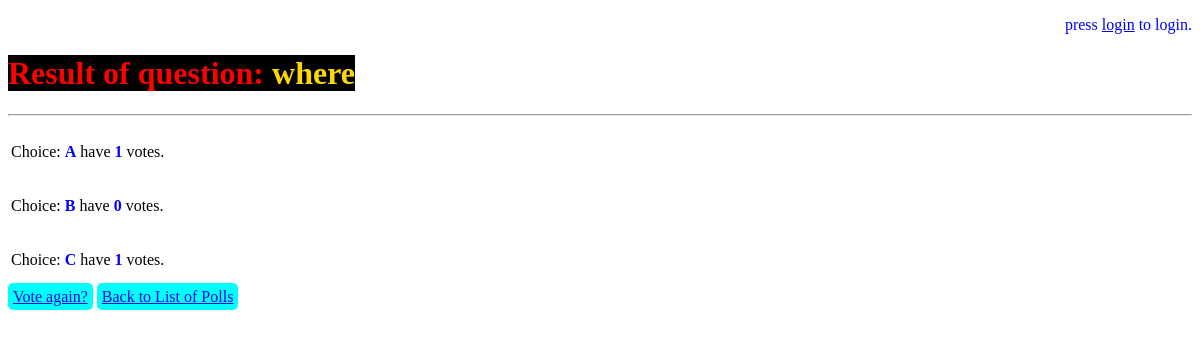
The app's page /polls/2/results/ with its own data.
### polls/models.py (models this page shows, shortened)
class Question(models.Model):
    search_fields = ['question_text']
    list_filter = ['pub_date', 'end_date']
    question_text = models.CharField(max_length=200)
    pub_date = models.DateTimeField('date published')
    end_date = models.DateTimeField('data vote ended')
    def was_published_recently(self):
        """Check if the Question is published recently."""
        now = timezone.now()
        return now - datetime.timedelta(days=1) <= self.pub_date <= now
    was_published_recently.admin_order_field = 'pub_date'
    was_published_recently.boolean = True
    was_published_recently.short_description = 'Published recently?'

class Choice(models.Model):
    question = models.ForeignKey(Question, on_delete=models.CASCADE)
    choice_text = models.CharField(max_length=200)
    votes = models.IntegerField(default=0)

### polls/views.py (the view)
# urls.py: path('<int:pk>/results/', views.ResultsView.as_view(), name="results"),
class ResultsView(generic.DetailView):
    model = Question
    template_name = 'polls/results.html'

### polls/templates/polls/results.html (shortened to what this page needs)
<!doctype html>
<html>
<head>
</head>
<body>
    {% if user.is_authenticated %}
    <p id="right" style="color: blue;">{{"welcome "}}{{ user.username }}</p>
    {% else %}
    <p id="right" style="color: blue;">
        {{"press "}}
        <a href="{% url 'login' %}">login</a>
        {{" to login."}}
    </p>
    {% endif %}
    <h1>
        <span id="red-text" style="background-color: black;">Result of question:
            <span id="gold-text">
                {{question.question_text}}
            </span>
        </span>
    </h1>
    <hr>
    <table>
        {% for choice in question.choice_set.all %}
        <tr>
            <td>
                <p>
                    {{"Choice: "}}
                    <strong id="blue-text">{{ choice.choice_text }}</strong>
                    {{" have "}}
                    <strong id="blue-text">{{ choice.votes }}</strong>
                    {{" votes."}}
                </p>
            </td>
        </tr>
        {% endfor %}
    </table>
    <a id="round-corner" href="{% url 'polls:detail' question.id %}">Vote again?</a>
    <a id="round-corner" href="{% url 'polls:index'%}">{{"Back to List of Polls"}}</a>
    <br>
    <br>
</html>

### polls/templates/polls/results.html (style rules this page uses)
body { background-color: white; }
#gold-text { color: gold; }
#blue-text { color: blue; }
#red-text { color: red; }
#right { text-align: right; }
#round-corner { border-radius: 5px; padding: 5px; height: 50px; background: cyan; }

### records on screen
Question: question_text "where"
Choice: value "Choice:", choice_text "A", value "have", votes "1", value "votes."
Choice: value "Choice:", choice_text "B", value "have", votes "0", value "votes."
Choice: value "Choice:", choice_text "C", value "have", votes "1", value "votes."

### other values on screen
{{ "press " }} "press"
{{ " to login." }} "to login."
{{ "Back to List of Polls" }} "Back to List of Polls"
